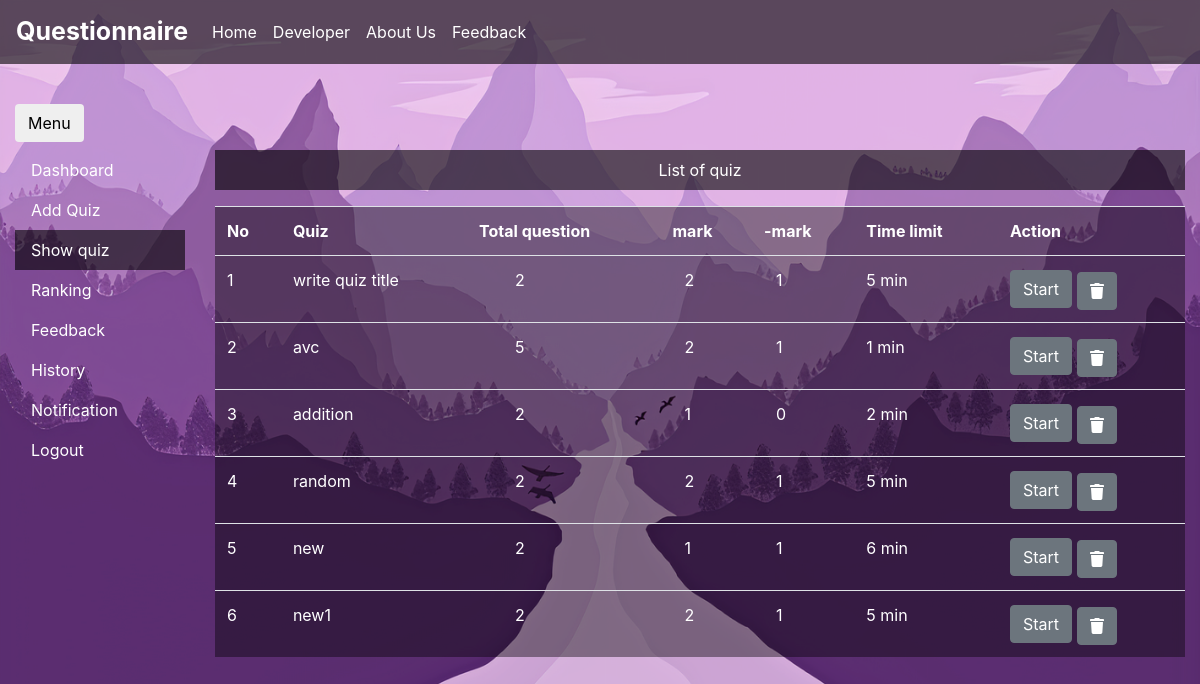
The app's page /admin/showquiz.php (signed in) with its own data.
### tables this page shows
CREATE TABLE `quiz` (
  `eid` text NOT NULL,
  `title` varchar(100) NOT NULL,
  `total` int(11) NOT NULL,
  `correct` int(11) NOT NULL,
  `wrong` int(100) NOT NULL,
  `time` bigint(50) NOT NULL,
  `date` timestamp NOT NULL DEFAULT current_timestamp() ON UPDATE current_timestamp()
);

### admin/showquiz.php (the view, shortened to what this page needs)
<?php
include_once('../dbcon.php');
include('includes/header.php');
 echo' <div class="col-sm-9 col-md-10" id="gob">
 <p class="p-2 text-white text-center " style="background-color: rgba(0, 0, 0, 0.6);">List of quiz</p>';
$sql="select * from quiz";
$result=$conn->query($sql);
if($result->num_rows>0)
{
    echo '<table class="table"  style="color:white; background-color: rgba(0, 0, 0, 0.4);">
    <tbody>
    <tr>
    <th>No</th>
    <th>Quiz</th>
    <th>Total question</th>
    <th>mark</th>
    <th>-mark</th>
    <th>Time limit</th>
    <th>Action</th>
    </tr>';
    $c=1;
    while($row=$result->fetch_assoc())
    {
        $eid=$row['eid'];
        $total=$row['total'];
    echo '<tr>
    <td>'.$c++.'</td>
    <td>'.$row["title"].'</td>
    <td class="pl-5">'.$row["total"].'</td>
    <td class="pl-4">'.$row["correct"].'</td>
    <td class="pl-4">'.$row["wrong"].'</td>
    <td>'.$row["time"].' min</td>
    <td><a class="btn btn-secondary" href="quizquestion.php?q=quizquestion.php&eid='.$eid.'&total='.$total.'">Start</a>
    <a class="btn btn-secondary mt-1" href="update.php?q=deleteqns&eid='.$eid.'"><i class="fas fa-trash"></i></a></td>
    </tr>';
    }
   echo' <tbody> </table>';
}
?>
</div>
<?php
include('includes/footer.php');
?>

### admin/includes/header.php (shortened to what this page needs)
<!DOCTYPE html>
<html lang="en">
<head>
  <link rel="stylesheet" href="../css/bootstrap.min.css">
  <link rel="stylesheet" href="../css/all.min.css">
  <link rel="stylesheet" href="../css/design.css">
</head>
<body style="background-image: url('../image/c.png');">
  <nav class="navbar navbar-expand-md sticky-top " style="background-color: rgba(0, 0, 0, 0.6);" >
        <a href="#" class="navbar-brand" style="color: white; font-weight: bold; font-size: 25px;">Questionnaire</a>
        <div class="collapse navbar-collapse" id="navbarCollapse">
            <div class="navbar-nav">
                <a href="../index.php" class="nav-item nav-link "  style="color: white;">Home</a>
                <a href="../developer.html" class="nav-item nav-link"  style="color: white;">Developer</a>
                <a href="../aboutus.html" class="nav-item nav-link"  style="color: white;">About Us</a>
                <a href="../feedback.php" class="nav-item nav-link " tabindex="-1"  style="color: white;">Feedback</a>
            </div>
        </div>
    </nav>
    <div class="container-fluid " style="margin-top: 40px; ">
        <button class="btn mb-2" id="menubutton" onclick="toggleMenu()">Menu</button>
        <div class="row">
            <nav class="col-sm-3 col-md-2 menu " id="menu" style="color: white; display: block">
                <div class="left-sidebar">
                    <ul class="nav flex-column">
                        <li class="nav-item">
                            <a style="color: white" class="nav-link <?php if (page=='dashboard.php') { echo 'active';} ?>" href="dashboard.php">Dashboard</a></li>
                        <li class="nav-item menu">
                             <a style="color: white" class="nav-link <?php if (page=='quiz.php') { echo 'active';} ?>" href="quiz.php">Add Quiz</a></li>
                        <li class="nav-item">
                             <a style="color: white" class="nav-link <?php if (page=='showquiz.php') { echo 'active';} ?>" href="showquiz.php">Show quiz</a></li>
                        <li class="nav-item">
                            <a style="color: white" class="nav-link <?php if (page=='rank.php') { echo 'active';} ?>" href="rank.php">Ranking</a></li>
                        <li class="nav-item">
                            <a style="color: white" class="nav-link <?php if (page=='feedback.php') { echo 'active';} ?>" href="afeedback.php">Feedback</a></li>
                        <li class="nav-item">
                            <a style="color: white" class="nav-link <?php if (page=='history.php') { echo 'active';} ?>" href="history.php">History</a></li>
                        <li class="nav-item">
                            <a style="color: white" class="nav-link <?php if (page=='notification.php') { echo 'active';} ?>" href="notification.php">Notification</a></li>
                        <li class="nav-item"> <a style="color: white" class="nav-link" href="../logout.php">Logout</a></li>
                    </ul>
                </div>
</nav>
</body></html>

### admin/includes/footer.php (shortened to what this page needs)
</body>
</html>

### css/design.css (style rules this page uses)
body { background-color: #582b6e; background-repeat: no-repeat; background-attachment: fixed; background-size: 100% 100%; }

### admin/includes/header.php (style rules this page uses)
.active { color: #3a3a5c; background-color:rgba(0, 0, 0, 0.6); ; }

### records on screen
quiz: title "write quiz title", total "2", correct "2", wrong "1", time "5"
quiz: title "avc", total "5", correct "2", wrong "1", time "1"
quiz: title "addition", total "2", correct "1", wrong "0", time "2"
quiz: title "random", total "2", correct "2", wrong "1", time "5"
quiz: title "new", total "2", correct "1", wrong "1", time "6"
quiz: title "new1", total "2", correct "2", wrong "1", time "5"
